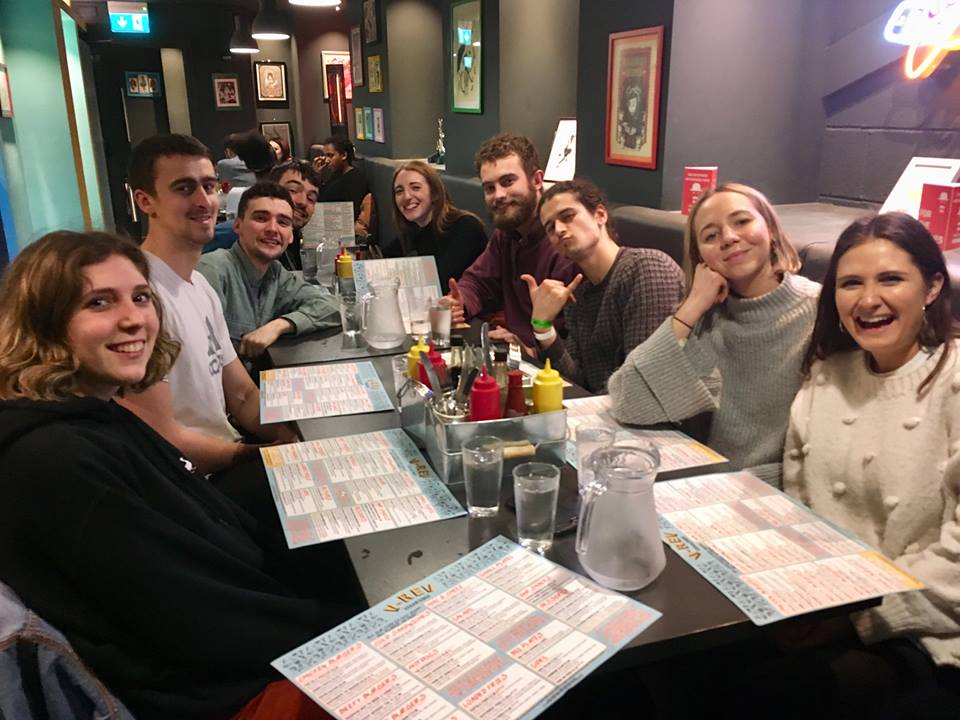
#> input picture images/faces_test1.jpg, 960 x 720 px
$ python faces.py
#> lines starting #> are read from the running program, lines starting #| are printed output that depends on the picture; after the words box and inside, x2 and y2 are one past the last pixel; in counts of white or black regions, pixels touching at a corner belong together
#!/Users/Jake/anaconda3/bin/python

import cv2

# Load NN models:
face_cascade = cv2.CascadeClassifier(
    'models/haarcascade_frontalface_default.xml'
    )
eye_cascade = cv2.CascadeClassifier(
    'models/haarcascade_eye.xml'
    )

# Load image and prepare:
img = cv2.imread('images/faces_test1.jpg')
#> img is the input picture: shape (720, 960, 3); mean B, G, R 90.4, 98.9, 113.5
gray = cv2.cvtColor(img, cv2.COLOR_BGR2GRAY)
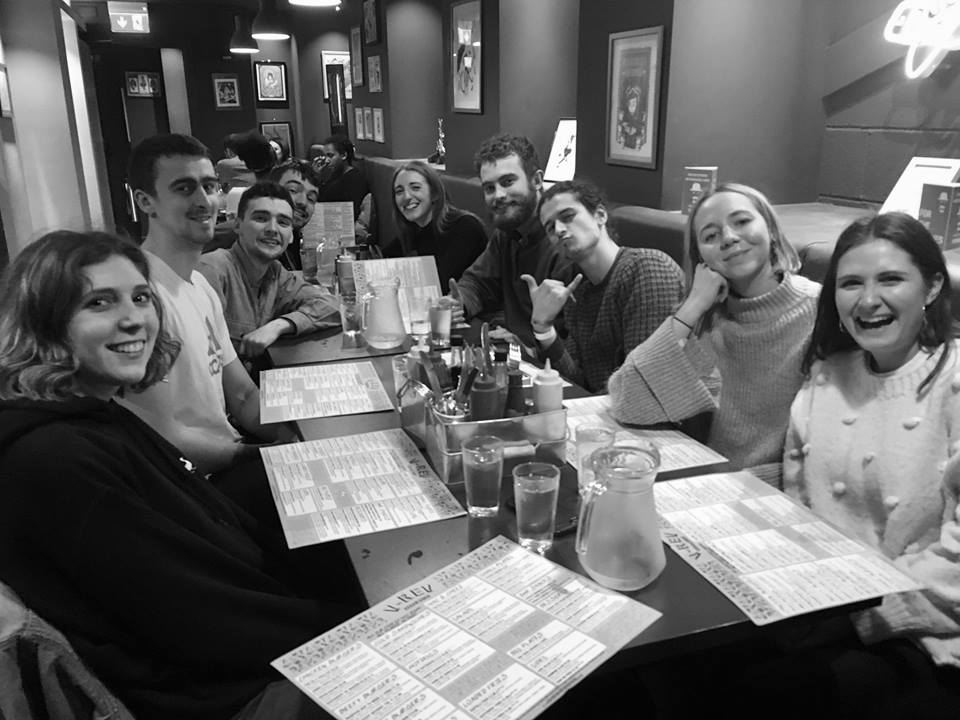
#> gray: shape (720, 960); min 0, max 255, mean 102.3

# Detect faces in img:
faces = face_cascade.detectMultiScale(gray, 1.05, 5)
#> faces = [[386, 170, 49, 49], [240, 195, 62, 62], [390, 265, 54, 54], [470, 160, 62, 62], [154, 152, 88, 88], [822, 242, 103, 103], [68, 255, 113, 113], [83, 149, 99, 99], [235, 358, 189, 189]]

# Loop over faces and find any eyes:
for (fx, fy, fw, fh) in faces:
    cv2.rectangle(
        img,
        (fx, fy),
        (fx+fw, fy+fh),
        (255, 0, 0),
        2
        )
    # Search each face area for eyes:
    face_color = img[fy:fy+fh, fx:fx+fw]
    face_gray = gray[fy:fy+fh, fx:fx+fw]
    eyes = eye_cascade.detectMultiScale(face_gray, 1.05, 5)
    for (ex, ey, ew, eh) in eyes:
        cv2.rectangle(
            face_color,
            (ex, ey),
            (ex+ew, ey+eh),
            (0, 255, 0),
            2
            )
#> this loop made 9 passes
#> (fx, fy, fw, fh, eyes) on passes 5, 7: (154, 152, 88, 88, [[15, 23, 26, 26]]), (68, 255, 113, 113, [[58, 29, 29, 29], [15, 32, 31, 31]])
#> pass 1, `face_color = img[fy:fy+fh, fx:fx+fw]`:
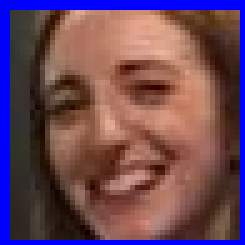
#> face_color: shape (49, 49, 3) (shown 5 times larger); mean B, G, R 89.1, 71.8, 107.1
#> pass 1, `face_gray = gray[fy:fy+fh, fx:fx+fw]`:
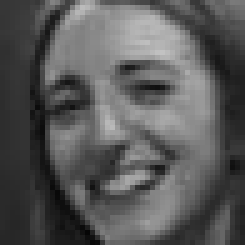
#> face_gray: shape (49, 49) (shown 5 times larger); min 6, max 194, mean 88.6
#> pass 2, `face_gray = gray[fy:fy+fh, fx:fx+fw]`:
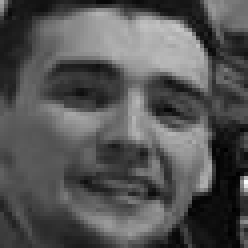
#> face_gray: shape (62, 62) (shown 4 times larger); min 0, max 252, mean 84.4
#> after the loop:
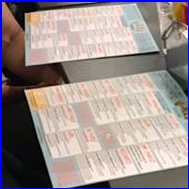
#> face_color: shape (189, 189, 3); mean B, G, R 140.8, 142.3, 154.4
#> after the loop:
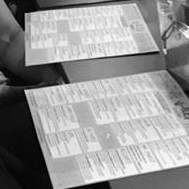
#> face_gray: shape (189, 189); min 0, max 253, mean 147.3
#> after the loop:
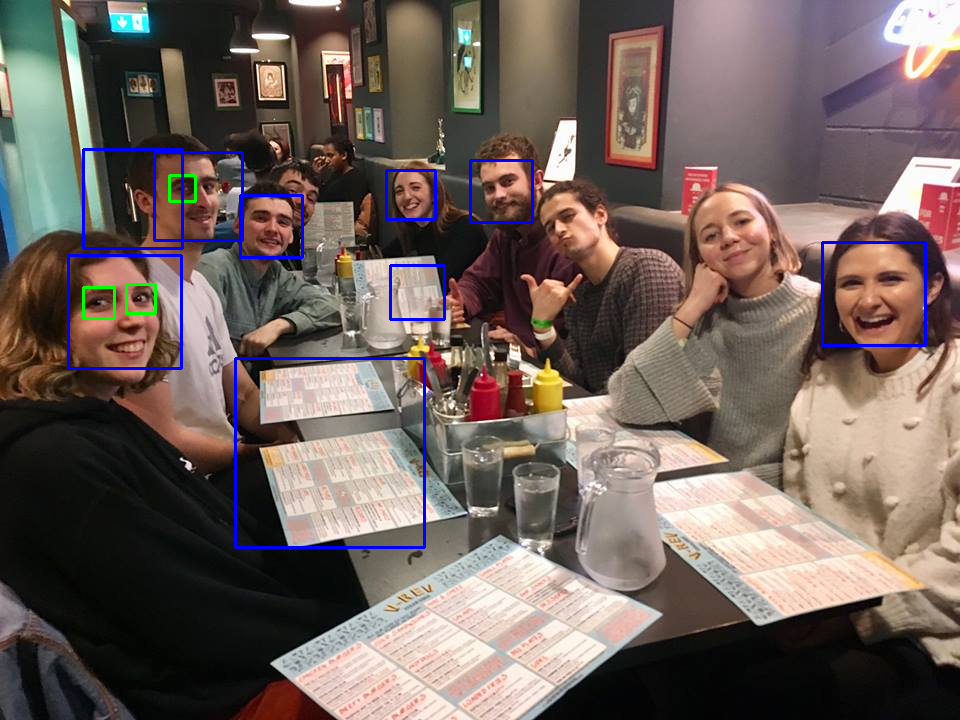
#> img: shape (720, 960, 3); 1.55% of pixels changed, all inside (x1, y1, x2, y2) = (67, 148, 927, 549)

# Show annotated image, quit on key press:
cv2.imshow('Image', img)
cv2.waitKey(0)
